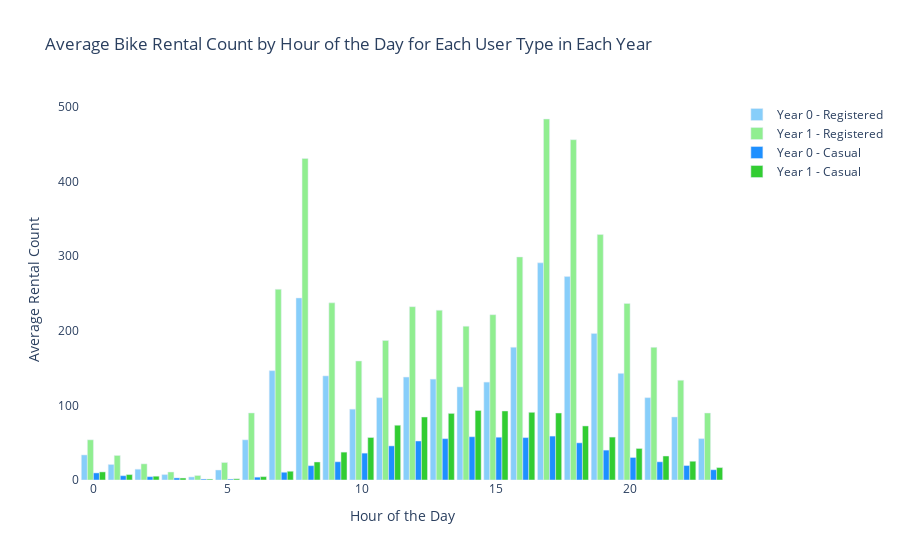

Write notebook code for a chart like this one.
### Code cell
import plotly.graph_objects as go

# Group the data by year, hour, and user type, and calculate the average rental count for each hour, year, and user type
hourly_demand_yearly_user = data.groupby(['yr', 'hr'])[['registered', 'casual', 'cnt']].mean().reset_index()

# Filter data for year 0 and year 1 for registered users
year_0_registered_data = hourly_demand_yearly_user[hourly_demand_yearly_user['yr'] == 0]
year_1_registered_data = hourly_demand_yearly_user[hourly_demand_yearly_user['yr'] == 1]

# Create bar plots for each year for registered users
fig = go.Figure()

# Bar plot for year 0 registered users
fig.add_trace(go.Bar(
    x=year_0_registered_data['hr'],
    y=year_0_registered_data['registered'],
    name='Year 0 - Registered',
    marker_color='lightskyblue'
))

# Bar plot for year 1 registered users
fig.add_trace(go.Bar(
    x=year_1_registered_data['hr'],
    y=year_1_registered_data['registered'],
    name='Year 1 - Registered',
    marker_color='lightgreen'
))

# Filter data for year 0 and year 1 for casual users
year_0_casual_data = hourly_demand_yearly_user[hourly_demand_yearly_user['yr'] == 0]
year_1_casual_data = hourly_demand_yearly_user[hourly_demand_yearly_user['yr'] == 1]

# Bar plot for year 0 casual users
fig.add_trace(go.Bar(
    x=year_0_casual_data['hr'],
    y=year_0_casual_data['casual'],
    name='Year 0 - Casual',
    marker_color='dodgerblue'
))

# Bar plot for year 1 casual users
fig.add_trace(go.Bar(
    x=year_1_casual_data['hr'],
    y=year_1_casual_data['casual'],
    name='Year 1 - Casual',
    marker_color='limegreen'
))

# Customize the layout
fig.update_layout(
    title='Average Bike Rental Count by Hour of the Day for Each User Type in Each Year',
    xaxis=dict(title='Hour of the Day'),
    yaxis=dict(title='Average Rental Count'),
    bargap=0.1,
    plot_bgcolor='rgba(0,0,0,0)',
    showlegend=True
)

# Show the plot
fig.show()

### Figure 1 — Plotly figure (JSON) as saved in the notebook; plotly's stock layout.template omitted (floating-point values rounded to 4 significant figures)
{"data": [{"marker": {"color": "lightskyblue"}, "name": "Year 0 - Registered", "type": "bar", "x": [0, 1, 2, 3, 4, 5, 6, 7, 8, 9, 10, 11, 12, 13, 14, 15, 16, 17, 18, 19, 20, 21, 22, 23], "y": [33.57, 20.8, 14.46, 7.272, 4.113, 13.4, 53.81, 146.5, 243.8, 139.5, 94.89, 110.2, 137.9, 135.1, 124.7, 131.1, 177.8, 290.8, 272.5, 196.4, 142.9, 110.3, 84.42, 55.44]}, {"marker": {"color": "lightgreen"}, "name": "Year 1 - Registered", "type": "bar", "x": [0, 1, 2, 3, 4, 5, 6, 7, 8, 9, 10, 11, 12, 13, 14, 15, 16, 17, 18, 19, 20, 21, 22, 23], "y": [53.8, 32.88, 21.62, 10.69, 6.022, 23.41, 89.81, 255.4, 430.6, 237.2, 159.4, 186.9, 232.2, 227.4, 206.0, 221.4, 298.7, 483.5, 455.8, 328.8, 236.5, 177.7, 133.6, 89.73]}, {"marker": {"color": "dodgerblue"}, "name": "Year 0 - Casual", "type": "bar", "x": [0, 1, 2, 3, 4, 5, 6, 7, 8, 9, 10, 11, 12, 13, 14, 15, 16, 17, 18, 19, 20, 21, 22, 23], "y": [9.482, 5.753, 4.46, 2.789, 1.279, 1.212, 3.814, 10.38, 19.2, 24.42, 35.99, 45.68, 52.21, 55.36, 57.96, 57.32, 56.82, 58.83, 49.77, 40.01, 30.19, 24.37, 19.37, 13.75]}, {"marker": {"color": "limegreen"}, "name": "Year 1 - Casual", "type": "bar", "x": [0, 1, 2, 3, 4, 5, 6, 7, 8, 9, 10, 11, 12, 13, 14, 15, 16, 17, 18, 19, 20, 21, 22, 23], "y": [10.83, 7.247, 5.074, 2.645, 1.231, 1.604, 4.505, 11.73, 24.15, 37.35, 56.93, 73.36, 84.37, 89.21, 93.13, 92.45, 90.67, 89.72, 72.41, 57.48, 42.24, 32.12, 25.12, 16.64]}], "layout": {"bargap": 0.1, "plot_bgcolor": "rgba(0,0,0,0)", "showlegend": true, "title": {"text": "Average Bike Rental Count by Hour of the Day for Each User Type in Each Year"}, "xaxis": {"title": {"text": "Hour of the Day"}}, "yaxis": {"title": {"text": "Average Rental Count"}}}}
